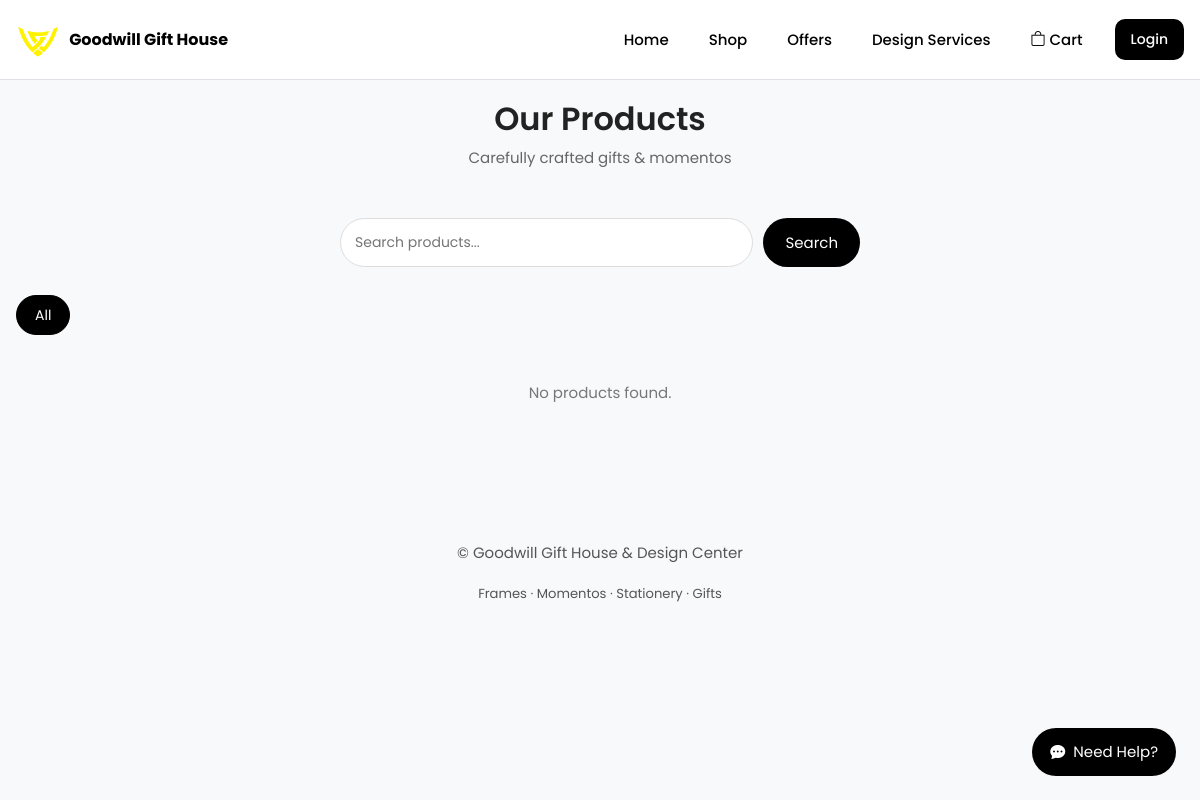
/products/products/?category=glass-memento, run on an earlier commit of the app's database.
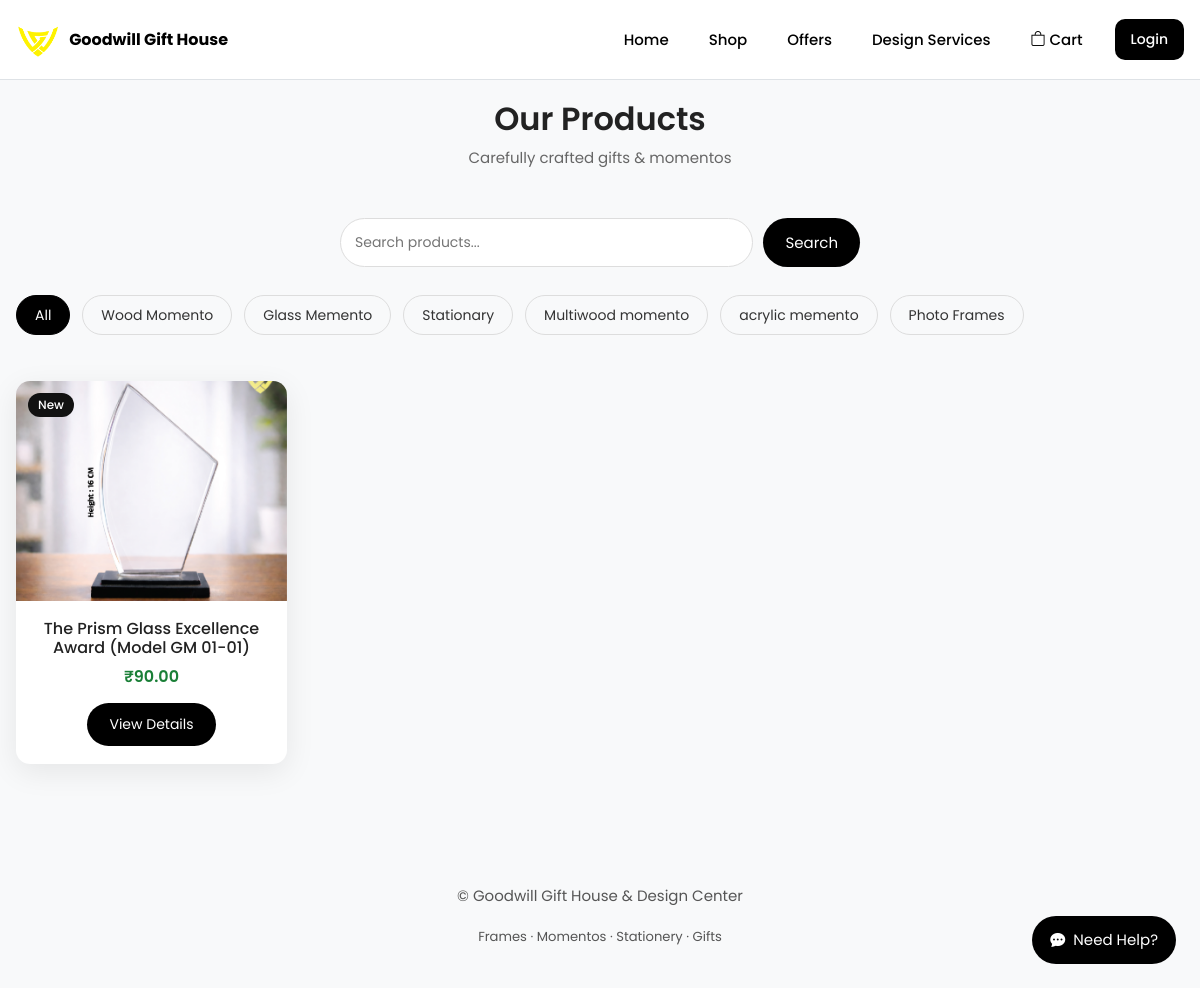
And on a later commit of the database.
### store_admin/models.py (models this page shows, shortened)
class Category(models.Model):
    name = models.CharField(max_length=100, unique=True)
    description = models.TextField(blank=True)
    slug = models.SlugField(blank=True)

class Product(models.Model):
    category = models.ForeignKey(Category, on_delete=models.CASCADE, related_name='products')
    name = models.CharField(max_length=200)
    description = models.TextField()
    price = models.DecimalField(max_digits=8, decimal_places=2)
    image = models.ImageField(upload_to='products/')
    stock = models.PositiveIntegerField(default=0)   # 👈 NEW
    available = models.BooleanField(default=True)
    created_at = models.DateTimeField(auto_now_add=True)

### products/views.py (the view)
# urls.py: path('products/', views.product_list, name='product_list'),
def product_list(request):
    category_slug = request.GET.get('category')
    search_query = request.GET.get('q')
    categories = Category.objects.all()
    products = Product.objects.all().order_by('-created_at')
    if category_slug:
        products = products.filter(category__slug=category_slug)
    if search_query:
        products = products.filter(name__icontains=search_query)
    return render(request, "user/product_list.html", {
        "categories": categories,
        "products": products,
        "search_query": search_query,
    })

### products/templates/user/product_list.html (shortened to what this page needs)
{% extends "base.html" %}
{% load static %}
{% block extra_css %}
<link rel="stylesheet" href="{% static 'css/products.css' %}">
{% endblock %}
{% block content %}
<section class="shop-header">
    <h1>Our Products</h1>
    <p>Carefully crafted gifts & momentos</p>
</section>
<form method="get" class="product-search">
    <input
        type="text"
        name="q"
        placeholder="Search products..."
        value="{{ request.GET.q|default:'' }}"
    >
    <button type="submit">Search</button>
</form>
<div class="category-bar">
    <a href="{% url 'product_list' %}" class="category-pill {% if not selected_category %}active{% endif %}">
        All
    </a>
    {% for category in categories %}
        <a href="?category={{ category.slug }}"
           class="category-pill {% if selected_category == category.slug %}active{% endif %}">
            {{ category.name }}
        </a>
    {% endfor %}
</div>
<section class="product-grid">
    {% for product in products %}
    <div class="product-card">
        <span class="badge badge-new">New</span>
        <div class="product-image">
            <img src="{{ product.image.url }}" alt="{{ product.name }}">
        </div>
        <div class="product-info">
            <h3 class="product-name">{{ product.name }}</h3>
            <p class="product-price">₹{{ product.price }}</p>
            <a href="{% url 'product_detail' product.id %}" class="btn-view">
                View Details
            </a>
        </div>
    </div>
    {% empty %}
        <p class="no-products">No products found.</p>
    {% endfor %}
</section>
{% endblock %}

### users/templates/base.html (shortened to what this page needs)
{% load static %}
<!DOCTYPE html>
<html lang="en">
<head>
    <link href="https://cdn.jsdelivr.net/npm/bootstrap@5.3.2/dist/css/bootstrap.min.css" rel="stylesheet">
    <link href="https://cdn.jsdelivr.net/npm/bootstrap-icons/font/bootstrap-icons.css" rel="stylesheet">
    <link rel="stylesheet" href="{% static 'css/base.css' %}">
    {% block extra_css %}{% endblock %}
</head>
<body>
{% include "includes/navbar.html" %}
<div class="nav-spacer"></div>
<main class="container main-content">
    {% block content %}{% endblock %}
</main>
<footer class="site-footer">
    <p>© {{ now|date:"Y" }} Goodwill Gift House & Design Center</p>
    <small>Frames · Momentos · Stationery · Gifts</small>
</footer>
<div class="help-wrapper">
    <button id="help-btn">
        <i class="bi bi-chat-dots-fill"></i>
        <span>Need Help?</span>
    </button>
</div>
</body>
</html>

### users/templates/includes/navbar.html (shortened to what this page needs)
{% load static %}
<nav class="navbar navbar-expand-lg fixed-top bg-white border-bottom">
    <div class="container">
        <a class="navbar-brand d-flex align-items-center gap-2" href="/">
            <img src="{% static 'goodwill-logo only logo.png' %}" height="50" alt="Goodwill">
            <span class="fw-bold">Goodwill Gift House</span>
        </a>
        <div class="collapse navbar-collapse" id="mainNavbar">
            <ul class="navbar-nav ms-auto align-items-lg-center gap-lg-4">
                <li class="nav-item">
                    <a class="nav-link" href="/">Home</a>
                </li>
                <li class="nav-item">
                    <a class="nav-link" href="{% url 'product_list' %}">Shop</a>
                </li>
                <li class="nav-item">
                    <a class="nav-link" href="{% url 'offers' %}">Offers</a>
                </li>
                <li class="nav-item">
                    <a class="nav-link" href="{% url 'poster_design' %}">Design Services</a>
                </li>
                <li class="nav-item position-relative">
                    <a class="nav-link" href="{% url 'cart' %}">
                        <i class="bi bi-bag"></i>
                        Cart
                    </a>
                </li>
                {% if user.is_authenticated %}
                <li class="nav-item dropdown">
                    <a class="nav-link dropdown-toggle"
                       href="#" role="button"
                       data-bs-toggle="dropdown">
                        Hi, {{ user.username }}
                    </a>
                    <ul class="dropdown-menu dropdown-menu-end">
                        <li>
                            <a class="dropdown-item" href="{% url 'dashboard' %}">
                                My Profile
                            </a>
                        </li>
                        <li>
                            <a class="dropdown-item" href="{% url 'logout' %}">
                                Logout
                            </a>
                        </li>
                    </ul>
                </li>
                {% else %}
                <li class="nav-item">
                    <a class="btn btn-dark btn-sm px-3" href="{% url 'login' %}">
                        Login
                    </a>
                </li>
                {% endif %}
            </ul>
        </div>
    </div>
</nav>

### users/static/css/base.css (style rules this page uses)
* { box-sizing: border-box; }
html, body { margin: 0; padding: 0; width: 100%; overflow-x: hidden; }
body { font-family: 'Poppins', sans-serif; font-size: 15px; line-height: 1.6; color: #222; background: #f8f9fa; }
.container { max-width: 1200px; padding-left: 16px; padding-right: 16px; }
.navbar { background: #fff; border-bottom: 1px solid #eee; height: 80px; }
.navbar-brand { display: flex; align-items: center; gap: 10px; font-weight: 600; }
.navbar-brand img { height: 36px; }
.navbar-brand span { font-size: 16px; color: #000; }
.nav-link { font-weight: 500; color: #000 !important; }
.nav-spacer { height: 80px; }
.main-content { padding-top: 20px; }
h1 { font-size: 32px; font-weight: 600; }
h3 { font-size: 22px; font-weight: 500; }
p { color: #555; }
section { margin-bottom: 80px; }
.btn { border-radius: 10px; padding: 10px 22px; font-weight: 500; }
.btn-dark { background: #000; border: none; }
.card, .product-card, .service-card { background: #fff; border-radius: 18px; box-shadow: 0 10px 30px rgba(0,0,0,0.08); }
.site-footer { text-align: center; padding: 40px 0; color: #555; }
.help-wrapper { position: fixed; right: 24px; bottom: 24px; z-index: 1000; }
#help-btn { background: #000; color: #fff; border: none; padding: 12px 18px; border-radius: 30px; display: flex; align-items: center; gap: 8px; cursor: pointer; }

### users/static/css/products.css (style rules this page uses)
.shop-header { text-align: center; margin-bottom: 48px; }
.shop-header h1 { font-size: 32px; font-weight: 600; margin-bottom: 8px; }
.shop-header p { color: #666; font-size: 15px; }
.product-grid { display: grid; grid-template-columns: repeat(auto-fill, minmax(240px, 1fr)); gap: 28px; }
.product-card { background: #fff; border-radius: 14px; overflow: hidden; box-shadow: 0 8px 30px rgba(0,0,0,0.08); position: relative; transition: transform 0.25s ease, box-shadow 0.25s ease; }
.badge { position: absolute; top: 12px; left: 12px; padding: 6px 10px; font-size: 12px; border-radius: 20px; font-weight: 500; z-index: 2; }
.badge-new { background: #111; color: #fff; }
.product-image { width: 100%; height: 220px; background: #f3f3f3; }
.product-image img { width: 100%; height: 100%; object-fit: cover; }
.product-info { padding: 18px; text-align: center; }
.product-name { font-size: 16px; font-weight: 500; margin-bottom: 6px; }
.product-price { font-size: 16px; font-weight: 600; color: #1a7f37; margin-bottom: 14px; }
.btn-view { display: inline-block; padding: 10px 22px; background: #000; color: #fff; font-size: 14px; border-radius: 24px; text-decoration: none; transition: background 0.25s ease; }
.product-search { display: flex; max-width: 520px; margin: 0 auto 28px; gap: 10px; }
.product-search input { flex: 1; padding: 12px 14px; border-radius: 30px; border: 1px solid #ddd; font-size: 14px; }
.product-search button { padding: 12px 22px; border-radius: 30px; border: none; background: #000; color: #fff; cursor: pointer; }
.category-bar { display: flex; gap: 12px; overflow-x: auto; padding-bottom: 10px; margin-bottom: 36px; }
.category-pill { padding: 8px 18px; border-radius: 20px; border: 1px solid #ddd; font-size: 14px; white-space: nowrap; text-decoration: none; color: #333; }
.category-pill.active { background: #000; color: #fff; border-color: #000; }

What changed in the data, as far as the page shows it:
added Category: name "Wood Momento"
added Category: name "Glass Memento"
added Category: name "Stationary"
added Category: name "Multiwood momento"
added Category: name "acrylic memento"
added Category: name "Photo Frames"
added Product: image (picture), name "The Prism Glass Excellence Award (Model GM 01-01)", price "90.00"
Also different on the page:
text no longer shown: "No products found."
